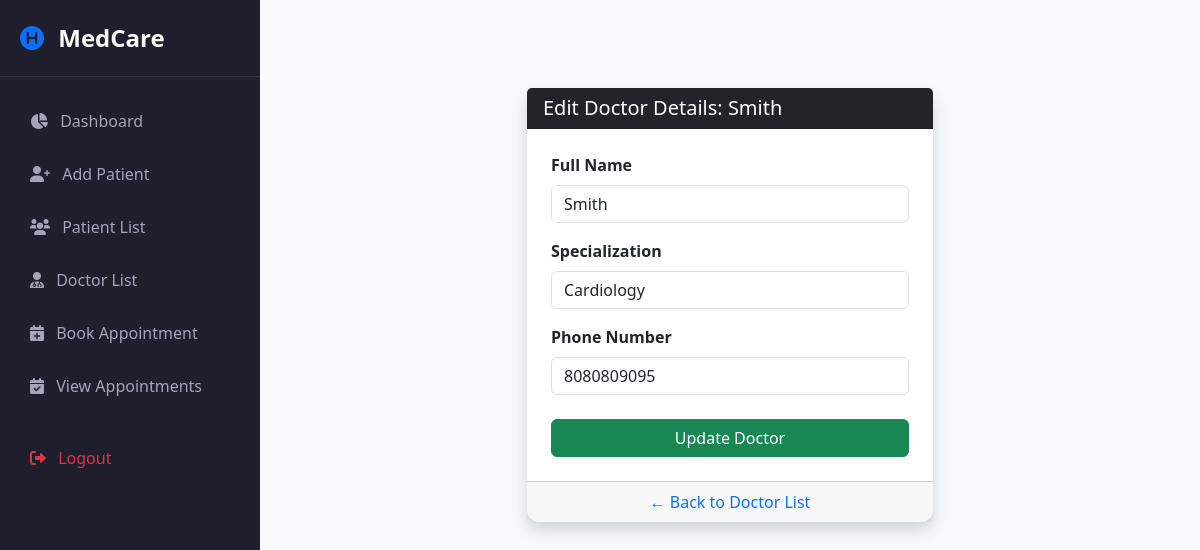
The page /edit_doctor.php?id=1 (signed in) on the database its author committed.
### tables this page shows
CREATE TABLE `doctors` (
  `doctor_id` int(11) NOT NULL,
  `name` varchar(100) NOT NULL,
  `specialization` varchar(100) NOT NULL,
  `phone` varchar(20) NOT NULL,
  `email` varchar(100) DEFAULT NULL
);

### edit_doctor.php (the view, shortened to what this page needs)
<?php
include 'header.php';
if (isset($_GET['id'])) {
    $id = mysqli_real_escape_string($conn, $_GET['id']);
    $res = mysqli_query($conn, "SELECT * FROM doctors WHERE doctor_id = '$id'");
    $row = mysqli_fetch_assoc($res);
}
?>
<div class="container mt-5">
    <div class="row justify-content-center">
        <div class="col-md-6">
            <div class="card shadow border-0">
                <div class="card-header bg-dark text-white">
                    <h5 class="mb-0">Edit Doctor Details: <?php echo $row['name']; ?></h5>
                </div>
                <div class="card-body p-4">
                    <form method="POST">
                        <div class="mb-3">
                            <label class="form-label fw-bold">Full Name</label>
                            <input type="text" name="name" class="form-control" value="<?php echo $row['name']; ?>" required>
                        </div>
                        <div class="mb-3">
                            <label class="form-label fw-bold">Specialization</label>
                            <input type="text" name="spec" class="form-control" value="<?php echo $row['specialization']; ?>" required>
                        </div>
                        <div class="mb-4">
                            <label class="form-label fw-bold">Phone Number</label>
                            <input type="text" name="phone" class="form-control" value="<?php echo $row['phone']; ?>" placeholder="Enter number here">
                        </div>
                        <button type="submit" name="update_btn" class="btn btn-success w-100">Update Doctor</button>
                    </form>
                </div>
                <div class="card-footer text-center">
                    <a href="view_doctors.php" class="text-decoration-none">← Back to Doctor List</a>
                </div>
            </div>
        </div>
    </div>
</div>
</body>
</html>

### header.php (style rules this page uses)
body { background-color: #f8f9fa; font-family: 'Segoe UI', Tahoma, Geneva, Verdana, sans-serif; overflow-x: hidden; }
.card { border: none; border-radius: 12px; box-shadow: 0 4px 15px rgba(0,0,0,0.05); }

### rows shown on the page
doctors: name "Smith", spec "Cardiology", phone "8080809095"
